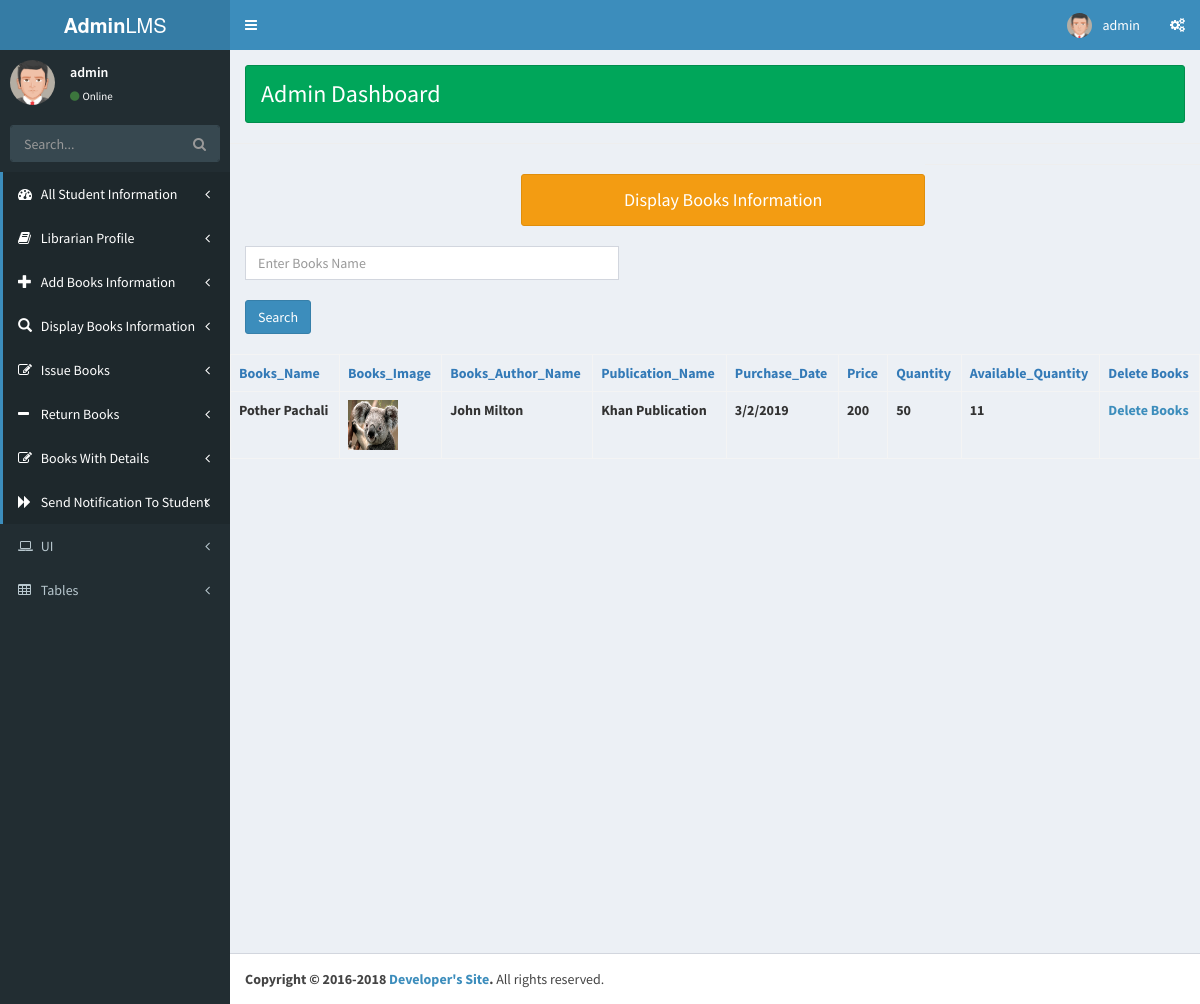
/librarian/display_books.php (signed in), run on the app's committed database.
### tables this page shows
CREATE TABLE `books_info` (
  `id` int(11) NOT NULL,
  `books_name` varchar(50) NOT NULL,
  `books_image` varchar(500) NOT NULL,
  `books_author_name` varchar(50) NOT NULL,
  `publication_name` varchar(50) NOT NULL,
  `purchase_date` varchar(20) NOT NULL,
  `price` varchar(20) NOT NULL,
  `quantity` varchar(20) NOT NULL,
  `available_quantity` varchar(20) NOT NULL,
  `librarian_username` varchar(50) NOT NULL
);

### librarian/display_books.php (the view, shortened to what this page needs)
<?php include 'header.php';?>
<?php include 'connection.php';?>
<hr>
<h4 class="alert alert-warning col-sm-5" style="margin-left:30%; text-align: center;">Display Books Information</h4>
<hr>
<br>
<form name="form2" method="POST" action="" class="col-sm-5">
    <input type="text" name="book" class="form-control" placeholder="Enter Books Name">
    <br>
    <input type="submit" value="Search" name="search" class="btn btn-primary">
    <br>
    <br>
</form>
<?php
if(isset($_POST['search'])){
$result = mysqli_query($link,"SELECT * FROM `books_info` WHERE books_name LIKE('$_POST[book]%') ");
echo "<table class='table table-bordered table-hover'>";
echo '<tr>';
echo "<th class ='text-primary'>"; echo 'Books_Name'; echo "</th>";
echo "<th class ='text-primary'>"; echo 'Books_Image'; echo "</th>";
echo "<th class ='text-primary'>"; echo 'Books_Author_Name'; echo "</th>";
echo "<th class ='text-primary'>"; echo 'Publication_Name'; echo "</th>";
echo "<th class ='text-primary'>"; echo 'Purchase_Date'; echo "</th>";
echo "<th class ='text-primary'>"; echo 'Price'; echo "</th>";
echo "<th class ='text-primary'>"; echo 'Quantity'; echo "</th>";
echo "<th class ='text-primary'>"; echo 'Available_Quantity'; echo "</th>";
echo "<th class ='text-primary'>"; echo 'Delete Books'; echo "</th>";
 echo '</tr>';
while ($row = mysqli_fetch_assoc($result)){
 echo '<tr>';
echo "<td class='text-bold'>"; echo $row['books_name']; echo '</td>';
echo "<td class='text-bold'>"; ?> <img src ="<?php echo $row['books_image'];?>" height="50" width="50"> <?php echo '</td>';
echo "<td class='text-bold'>"; echo $row['books_author_name']; echo '</td>';
echo "<td class='text-bold'>"; echo $row['publication_name']; echo '</td>';
echo "<td class='text-bold'>"; echo $row['purchase_date']; echo '</td>';
echo "<td class='text-bold'>"; echo $row['price']; echo '</td>';
echo "<td class='text-bold'>"; echo $row['quantity']; echo '</td>';
echo "<td class='text-bold'>"; echo $row['available_quantity']; echo '</td>';
echo "<td class='text-bold'>";
?> <a href="delete_books.php?id=<?php echo $row['id'];?>">Delete Books</a>  <?php
echo"</td>";
 echo '</tr>';
}
echo '</table>';
} else {
$result = mysqli_query($link,"SELECT * FROM `books_info`");
echo "<table class='table table-bordered table-hover'>";
echo '<tr>';
echo "<th class ='text-primary'>"; echo 'Books_Name'; echo "</th>";
echo "<th class ='text-primary'>"; echo 'Books_Image'; echo '</th>';
echo "<th class ='text-primary'>"; echo 'Books_Author_Name'; echo '</th>';
echo "<th class ='text-primary'>"; echo 'Publication_Name'; echo '</th>';
echo "<th class ='text-primary'>"; echo 'Purchase_Date'; echo '</th>';
echo "<th class ='text-primary'>"; echo 'Price'; echo '</th>';
echo "<th class ='text-primary'>"; echo 'Quantity'; echo '</th>';
echo "<th class ='text-primary'>"; echo 'Available_Quantity'; echo '</th>';
echo "<th class ='text-primary'>"; echo 'Delete Books'; echo "</th>";
 echo '</tr>';
while ($row = mysqli_fetch_assoc($result)){
echo '<tr>';
echo "<td class='text-bold'>"; echo $row['books_name']; echo '</td>';
echo "<td class='text-bold'>"; ?> <img src ="<?php echo $row['books_image'];?>" height="50" width="50"> <?php echo '</td>';
echo "<td class='text-bold'>"; echo $row['books_author_name']; echo '</td>';
echo "<td class='text-bold'>"; echo $row['publication_name']; echo '</td>';
echo "<td class='text-bold'>"; echo $row['purchase_date']; echo '</td>';
echo "<td class='text-bold'>"; echo $row['price']; echo '</td>';
echo "<td class='text-bold'>"; echo $row['quantity']; echo '</td>';
echo "<td class='text-bold'>"; echo $row['available_quantity']; echo '</td>';
echo "<td class='text-bold'>";
?> <a href="delete_books.php?id=<?php echo $row['id'];?>">Delete Books</a>  <?php
echo"</td>";
 echo '</tr>';
}
echo '</table>';
}
?>
<?php include 'footer.php';?>

### data on the page
books_info: books_name "Pother Pachali", books_image (picture), books_author_name "John Milton", publication_name "Khan Publication", purchase_date "3/2/2019", price "200", quantity "50", available_quantity "11"

### other printed values
$_SESSION['username'] "admin"
